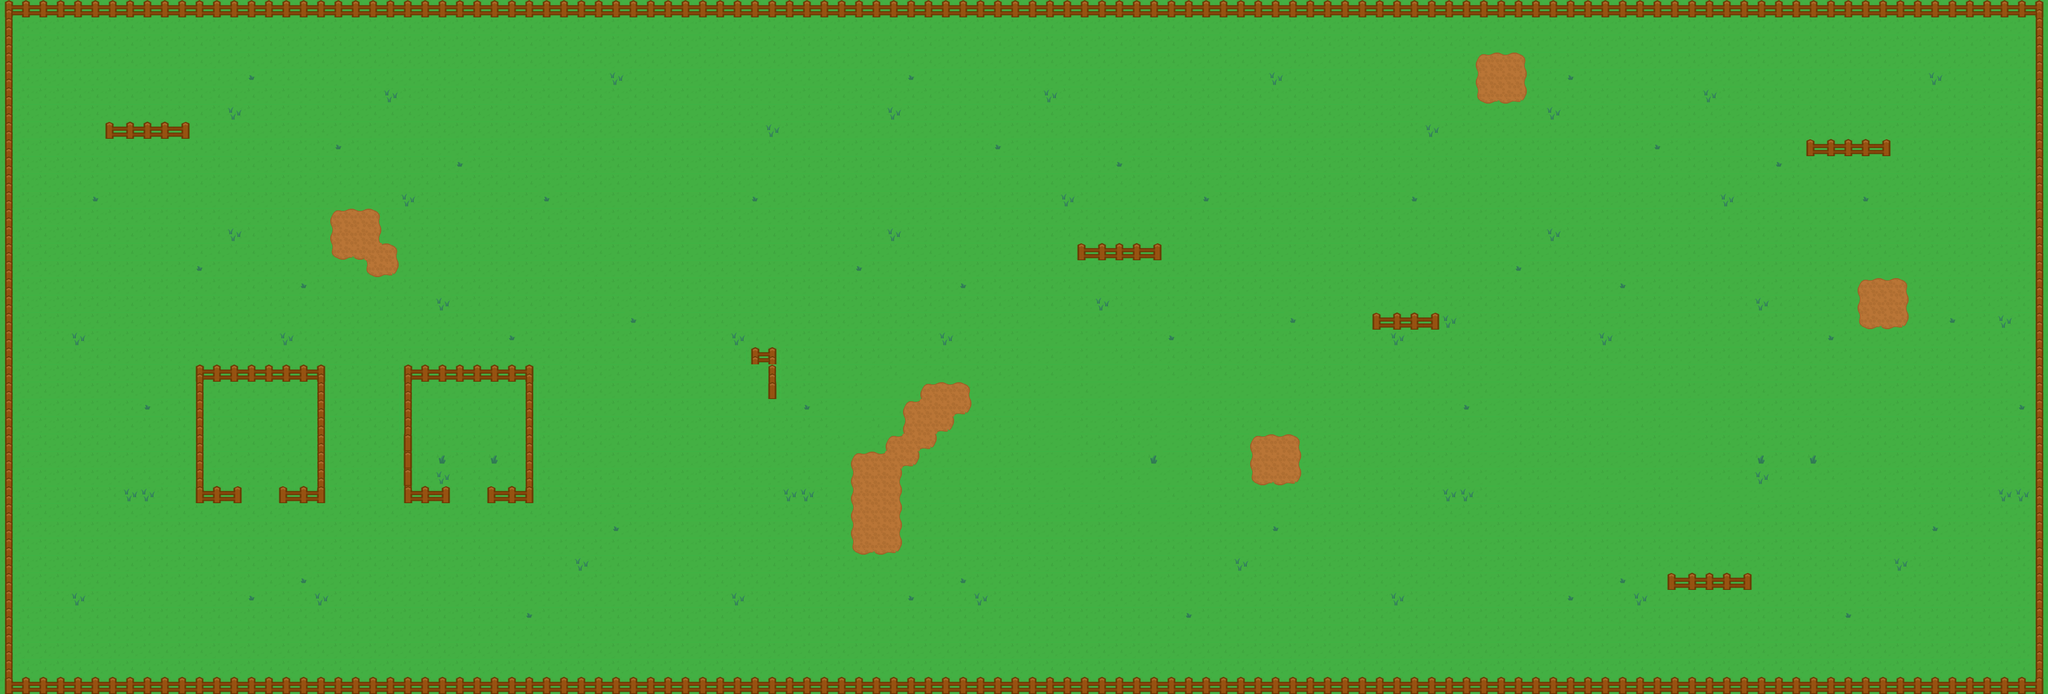

A level layout from a 2D game, rendered from its tile map. Below: a short description, then the map file with tile-grid data replaced by summaries:
An orthogonal 118x40 tile map with 32x32 px tiles, 1 tile layer (Tile Layer 1), 2 tilesets and 39 objects.

<map version="1.2" tiledversion="1.2.3" orientation="orthogonal" renderorder="right-down" width="118" height="40" tilewidth="32" tileheight="32" infinite="0" nextlayerid="5" nextobjectid="152">
 <tileset firstgid="1" name="adventure-tiles" tilewidth="32" tileheight="32" tilecount="40" columns="10">
  <image source="adventure-tiles.png" width="320" height="128" />
  <tile index="15">
   <properties>
    <property name="light" value="light" />
   </properties>
  </tile>
  <tile index="17">
   <properties>
    <property name="light" value="light" />
   </properties>
  </tile>
  <tile index="35">
   <properties>
    <property name="light" value="light" />
   </properties>
  </tile>
  <tile index="37">
   <properties>
    <property name="light" value="light" />
   </properties>
  </tile>
 </tileset>
 <tileset firstgid="41" name="adventure-tiles" tilewidth="32" tileheight="32" tilecount="40" columns="10">
  <image source="adventure-tiles.png" trans="ff00ff" width="320" height="128" />
 </tileset>
 <layer index="4" name="Tile Layer 1" width="118" height="40">
  <data>[4720 cells, 4720 non-empty, 28 distinct tile ids]</data>
 </layer>
 <objectgroup index="2" name="Object Layer 1">
  <object index="1" x="0" y="0" width="3744" height="32">
   <properties>
    <property name="name" value="Solid" />
   </properties>
  </object>
  <object index="3" x="0" y="32" width="32" height="1248">
   <properties>
    <property name="name" value="Solid" />
   </properties>
  </object>
  <object index="5" x="32" y="1248" width="3744" height="32">
   <properties>
    <property name="name" value="Solid" />
   </properties>
  </object>
  <object index="6" x="640" y="1088" width="32" height="32">
   <properties>
    <property name="name" value="start" />
   </properties>
  </object>
  <object index="75" x="736" y="672" width="256" height="32">
   <properties>
    <property name="name" value="Solid" />
   </properties>
  </object>
  <object index="78" x="352" y="672" width="256" height="32">
   <properties>
    <property name="name" value="Solid" />
   </properties>
  </object>
  <object index="79" x="352" y="896" width="96" height="32">
   <properties>
    <property name="name" value="Solid" />
   </properties>
  </object>
  <object index="80" x="512" y="896" width="96" height="32">
   <properties>
    <property name="name" value="Solid" />
   </properties>
  </object>
  <object index="81" x="736" y="896" width="96" height="32">
   <properties>
    <property name="name" value="Solid" />
   </properties>
  </object>
  <object index="82" x="896" y="896" width="96" height="32">
   <properties>
    <property name="name" value="Solid" />
   </properties>
  </object>
  <object index="83" x="960" y="704" width="32" height="192">
   <properties>
    <property name="name" value="Solid" />
   </properties>
  </object>
  <object index="84" x="736" y="704" width="32" height="192">
   <properties>
    <property name="name" value="Solid" />
   </properties>
  </object>
  <object index="85" x="576" y="704" width="32" height="192">
   <properties>
    <property name="name" value="Solid" />
   </properties>
  </object>
  <object index="86" x="352" y="704" width="32" height="192">
   <properties>
    <property name="name" value="Solid" />
   </properties>
  </object>
  <object index="124" x="352" y="672" width="32" height="32">
   <properties>
    <property name="name" value="light" />
   </properties>
  </object>
  <object index="125" x="352" y="896" width="32" height="32" />
  <object index="127" x="352" y="896" width="32" height="32">
   <properties>
    <property name="name" value="light" />
   </properties>
  </object>
  <object index="128" x="576" y="896" width="32" height="32">
   <properties>
    <property name="name" value="light" />
   </properties>
  </object>
  <object index="129" x="576" y="672" width="32" height="32">
   <properties>
    <property name="name" value="light" />
   </properties>
  </object>
  <object index="131" x="3744" y="0" width="32" height="1248">
   <properties>
    <property name="name" value="Solid" />
   </properties>
  </object>
  <object index="132" x="1376" y="640" width="64" height="32">
   <properties>
    <property name="name" value="Solid" />
   </properties>
  </object>
  <object index="133" x="1408" y="672" width="32" height="64">
   <properties>
    <property name="name" value="Solid" />
   </properties>
  </object>
  <object index="134" x="1984" y="448" width="160" height="32">
   <properties>
    <property name="name" value="Solid" />
   </properties>
  </object>
  <object index="135" x="192" y="224" width="160" height="32">
   <properties>
    <property name="name" value="Solid" />
   </properties>
  </object>
  <object index="136" x="2528" y="576" width="128" height="32">
   <properties>
    <property name="name" value="Solid" />
   </properties>
  </object>
  <object index="137" x="3328" y="256" width="160" height="32">
   <properties>
    <property name="name" value="Solid" />
   </properties>
  </object>
  <object index="138" x="3072" y="1056" width="160" height="32">
   <properties>
    <property name="name" value="Solid" />
   </properties>
  </object>
  <object index="139" x="160" y="1088" width="32" height="32">
   <properties>
    <property name="name" value="Torch" />
   </properties>
  </object>
  <object index="141" x="640" y="128" width="32" height="32">
   <properties>
    <property name="name" value="Torch" />
   </properties>
  </object>
  <object index="142" x="1696" y="160" width="32" height="32">
   <properties>
    <property name="name" value="Torch" />
   </properties>
  </object>
  <object index="143" x="1088" y="1088" width="32" height="32">
   <properties>
    <property name="name" value="Torch" />
   </properties>
  </object>
  <object index="144" x="1312" y="416" width="32" height="32">
   <properties>
    <property name="name" value="Torch" />
   </properties>
  </object>
  <object index="145" x="1888" y="1088" width="32" height="32">
   <properties>
    <property name="name" value="Torch" />
   </properties>
  </object>
  <object index="146" x="2432" y="896" width="32" height="32">
   <properties>
    <property name="name" value="Torch" />
   </properties>
  </object>
  <object index="147" x="2368" y="192" width="32" height="32">
   <properties>
    <property name="name" value="Torch" />
   </properties>
  </object>
  <object index="148" x="2912" y="192" width="32" height="32">
   <properties>
    <property name="name" value="Torch" />
   </properties>
  </object>
  <object index="149" x="2816" y="1152" width="32" height="32">
   <properties>
    <property name="name" value="Torch" />
   </properties>
  </object>
  <object index="150" x="3456" y="928" width="32" height="32">
   <properties>
    <property name="name" value="Torch" />
   </properties>
  </object>
  <object index="151" x="3488" y="448" width="32" height="32">
   <properties>
    <property name="name" value="Torch" />
   </properties>
  </object>
 </objectgroup>
</map>
